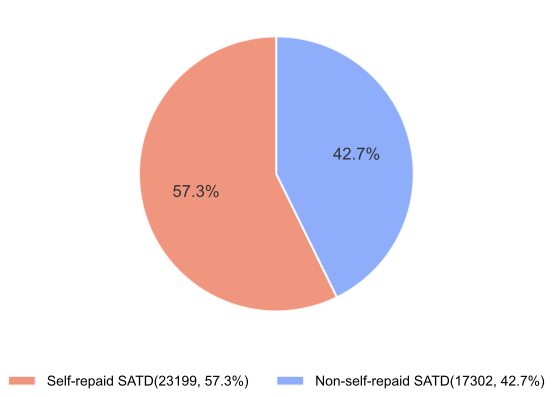

Write the Python code that produced this figure.
import json
import matplotlib.pyplot as plt
import os
import pandas as pd
from scipy.stats import chisquare

# Read data
MERGED_DATA = '../../Dataset/data/merged_data_40501.json'
with open(MERGED_DATA, 'r', encoding='utf-8') as f:
    records = json.load(f)
df = pd.DataFrame(records)

target_col = "is_self_fixed"
counts = df[target_col].value_counts().sort_index()  # index: 0, 1
non_self_fixed = counts.get(0, 0)
self_fixed = counts.get(1, 0)
total = non_self_fixed + self_fixed

print(f"Total samples: {total}")
print(f"Observed frequency: 0→{non_self_fixed}, 1→{self_fixed}")


# Construct expected frequency (assuming both classes account for 50% each)
expected = [total * 0.5, total * 0.5]

# χ² goodness-of-fit test
chi2_stat, p_value = chisquare(f_obs=[non_self_fixed, self_fixed], f_exp=expected)

# Configure style (use Arial font globally)
plt.rcParams.update({
    'font.family': 'sans-serif',
    'font.sans-serif': ['Arial'],
    'axes.unicode_minus': False
})

colors = [plt.cm.coolwarm(0.8), plt.cm.coolwarm(0.2)]

# Plot
fig, ax = plt.subplots(figsize=(7, 4))  # Adjust canvas ratio, more compact

# Only show text in legend, pie chart itself only shows percentages to avoid duplicate text
patches, texts, _ = ax.pie(
    [self_fixed, non_self_fixed],
    labels=None,
    colors=colors,
    autopct='%1.1f%%',
    startangle=90,
    textprops={'fontsize': 12, 'color': '#333333', 'fontfamily': 'Arial'},
    wedgeprops={'edgecolor': 'white', 'linewidth': 1.5, 'alpha': 0.85}
)


ax.legend(
    patches,
    [f"Self-repaid SATD({self_fixed}, {self_fixed/total*100:.1f}%)",
     f"Non-self-repaid SATD({non_self_fixed}, {non_self_fixed/total*100:.1f}%)"],
    loc='upper center',
    bbox_to_anchor=(0.5, -0.05),   # Move legend to bottom center
    ncol=2,                       # Two-column layout
    frameon=False,
    fontsize=14,
    prop={'family': 'Arial'}
)
plt.subplots_adjust(left=0.02, right=0.98, top=0.98, bottom=0.12)
# Save
base = os.path.splitext(os.path.basename(__file__))[0]
# plt.savefig(f'{base}.pdf', bbox_inches='tight')
# plt.close()

# Remove tight_layout (it will leave whitespace around pie chart)
base = os.path.splitext(os.path.basename(__file__))[0]
plt.savefig(f"{base}.pdf", bbox_inches='tight', pad_inches=0.02, dpi=600)
plt.show()

with open(f'{base}.txt', 'w', encoding='utf-8') as f:
    f.write("Chi-square goodness-of-fit test result:\n\n")
    f.write(f"χ²: {chi2_stat:.6f}\n")
    f.write(f"p_value: {p_value:.3e}\n")
    f.write(f"is_significant: {p_value < 0.05} significant difference\n")
